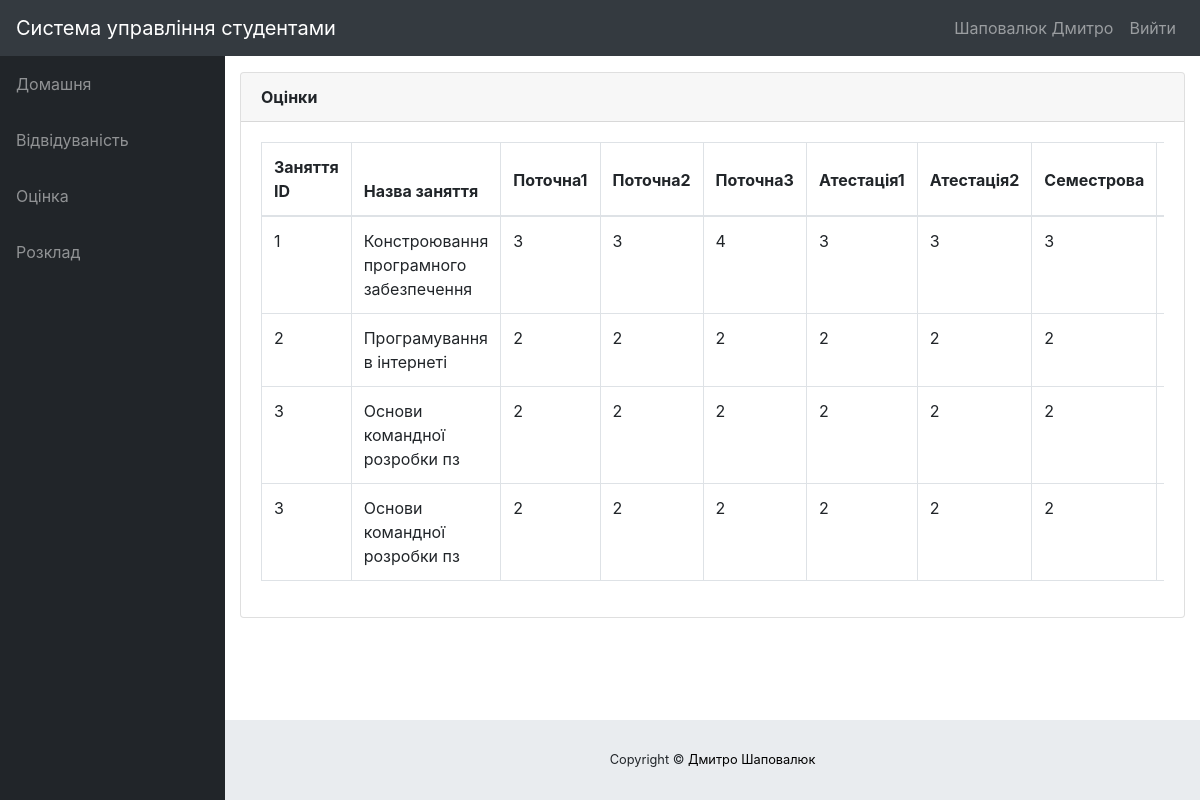
The page /info/student/1/marks_list/ (signed in) on the database its author committed.
### info/models.py (models this page shows, shortened)
class User(AbstractUser):
    @property
    def is_student(self):
        if hasattr(self, 'student'):
            return True
        return False

class Student(models.Model):
    user = models.OneToOneField(User, on_delete=models.CASCADE, null=True)
    class_id = models.ForeignKey(Class, on_delete=models.CASCADE, default=1)
    USN = models.CharField(primary_key='True', max_length=100)
    name = models.CharField(max_length=200)
    sex = models.CharField(max_length=50, choices=sex_choice, default='Male')
    DOB = models.DateField(default='1998-01-01')
    class Meta:
        verbose_name_plural = 'Студенти'

class StudentCourse(models.Model):
    student = models.ForeignKey(Student, on_delete=models.CASCADE)
    course = models.ForeignKey(Course, on_delete=models.CASCADE)
    class Meta:
        unique_together = (('student', 'course'),)
        verbose_name_plural = 'Оцінки'
    def get_cie(self):
        marks_list = self.marks_set.all()
        m = []
        for mk in marks_list[:5]:
            if mk.marks1 == 2:
                cie = 2
            else:
                m.append(mk.marks1)
                cie = sum(m[:5])/5
        return cie

class Course(models.Model):
    dept = models.ForeignKey(Dept, on_delete=models.CASCADE)
    id = models.CharField(primary_key='True', max_length=50)
    name = models.CharField(max_length=50)
    shortname = models.CharField(max_length=50, default='X')
    class Meta:
        verbose_name_plural = 'Предмети'

class Marks(models.Model):
    studentcourse = models.ForeignKey(StudentCourse, on_delete=models.CASCADE)
    name = models.CharField(max_length=50, choices=test_name, default='Поточна 1')
    marks1 = models.IntegerField(default=2, validators=[MinValueValidator(2), MaxValueValidator(5)])
    class Meta:
        unique_together = (('studentcourse', 'name'),)

### info/views.py (the view)
# urls.py: path('student/<slug:stud_id>/marks_list/', views.marks_list, name='marks_list'),
@login_required()
def marks_list(request, stud_id):
    stud = Student.objects.get(USN=stud_id,)
    ass_list = Assign.objects.filter(class_id_id=stud.class_id)
    sc_list = []
    for ass in ass_list:
        try:
            sc = StudentCourse.objects.get(student=stud, course=ass.course)
        except StudentCourse.DoesNotExist:
            sc = StudentCourse(student=stud, course=ass.course)
            sc.save()
            sc.marks_set.create(type='I', name='Поточна 1')
            sc.marks_set.create(type='I', name='Поточна 2')
            sc.marks_set.create(type='I', name='Поточна 1')
            sc.marks_set.create(type='E', name='Атестація 1')
            sc.marks_set.create(type='E', name='Атестація 2')
            sc.marks_set.create(type='S', name='Семестрова')
        sc_list.append(sc)
    return render(request, 'info/marks_list.html', {'sc_list': sc_list})

### info/templates/info/marks_list.html (shortened to what this page needs)
{% extends 'info/base.html' %}
    {% load static %}
    {% block content %}
                  <div class="card mb-3">
            <div class="card-header">
            <b>Оцінки</b></div>
            <div class="card-body">
              <div class="table-responsive">
                <table class="table table-bordered" id="dataTable" width="100%" cellspacing="0">
                  <thead>
                    <tr>
                        <th>Заняття ID</th>
                        <th>Назва заняття</th>
                        <th>Поточна1</th>
                        <th>Поточна2</th>
                        <th>Поточна3</th>
                        <th>Атестація1</th>
                        <th>Атестація2</th>
                        <th>Семестрова</th>
                        <th>Середній</th>
                    </tr>
                  </thead>
                  <tbody>
                    {% for sc in sc_list %}
                    <tr>
                        <td>{{ sc.course_id }}</td>
                        <td>{{sc.course.name}}</td>
                        {% for m in sc.marks_set.all %}
                            <td>{{ m.marks1 }}</td>
                        {% endfor %}
                        <th>{{ sc.get_cie }}</th>
                    </tr>
                    {% empty %}
                            <p>студент не має занять</p>
                    {% endfor %}
                  </tbody>
                </table>
              </div>
            </div>
          </div>
    {% endblock %}

### info/templates/info/base.html (shortened to what this page needs)
<!DOCTYPE html>
<html lang="en">
  <head>
      {% load static %}
    <link href="{% static '/info/style/style.css' %}" rel="stylesheet">
    <link href="{% static '/info/bootstrap/vendor/bootstrap/css/bootstrap.min.css' %}" rel="stylesheet">
    <link href="{% static '/info/bootstrap/vendor/datatables/dataTables.bootstrap4.css' %}" rel="stylesheet">
    <link href="{% static '/info/bootstrap/css/sb-admin.css' %}" rel="stylesheet">
  </head>
  <body id="page-top">
    <nav class="navbar navbar-expand navbar-dark bg-dark static-top">
      <a class="navbar-brand mr-1" href="{% url 'index' %}">Система управління студентами</a>
      <button class="btn btn-link btn-sm text-white order-1 order-sm-0" id="sidebarToggle" href="#">
      </button>
        <div class="collapse navbar-collapse" id="navbarResponsive">
          <ul class="navbar-nav ml-auto">
            <li class="nav-item">
                {% if request.user.is_student %}
                    <a class="nav-link text-capitalize">{{ request.user.student.name }}</a>
                {% elif request.user.is_teacher %}
                    <a class="nav-link text-capitalize">{{ request.user.teacher.name }}</a>
                {% endif %}
            </li>
            <li class="nav-item">
                <a class="nav-link" href="#" data-toggle="modal" data-target="#logoutModal">Вийти</a>
            </li>
          </ul>
        </div>
    </nav>
    <div id="wrapper">
      <ul class="sidebar navbar-nav">
            <li class="nav-item">
              <a class="nav-link" href="{% url 'index' %}">
                <span>Домашня</span>
              </a>
            </li>
        {% if request.user.is_student %}
            <li class="nav-item">
              <a class="nav-link" href="{% url 'attendance' request.user.student.USN %}">
                <span>Відвідуваність</span>
              </a>
            </li>
            <li class="nav-item">
              <a class="nav-link" href="{% url 'marks_list' request.user.student.USN %}">
                <span>Оцінка</span>
              </a>
            </li>
              <li class="nav-item">
              <a class="nav-link" href="{% url 'timetable' request.user.student.class_id_id %}">
                <span>Розклад</span>
              </a>
            </li>
        {% endif %}
      </ul>
      <div id="content-wrapper">
        <div class="container-fluid">
            {% block content %}
            {% endblock %}
        </div>
        <footer class="sticky-footer">
          <div class="container my-auto">
            <div class="copyright text-center my-auto">
              <span>Copyright © <a style="color: black;" href="https://www.instagram.com/d.shapovaliuk">Дмитро Шаповалюк</a></span>
            </div>
         </div>
        </footer>
      </div>
    </div>
  </body>
</html>

### info/static/info/style/style.css (style rules this page uses)
th[role=columnheader]:not(.no-sort) { cursor: pointer; }
th[role=columnheader]:not(.no-sort):after { content: ''; float: right; margin-top: 7px; border-width: 0 4px 4px; border-style: solid; border-color: #404040 transparent; visibility: hidden; opacity: 0; -ms-user-select: none; -webkit-user-select: none; -moz-user-select: none; user-select: none; }

### rows shown on the page
User: user.student.name "Шаповалюк Дмитро"
StudentCourse: course_id "1", course.name "Констроювання програмного забезпечення"
Marks: marks1 "3"
Marks: marks1 "3"
Marks: marks1 "4"
Marks: marks1 "3"
Marks: marks1 "3"
Marks: marks1 "3"
StudentCourse: course_id "2", course.name "Програмування в інтернеті"
Marks: marks1 "2"
Marks: marks1 "2"
Marks: marks1 "2"
Marks: marks1 "2"
Marks: marks1 "2"
Marks: marks1 "2"
StudentCourse: course_id "3", course.name "Основи командної розробки пз"
Marks: marks1 "2"
Marks: marks1 "2"
Marks: marks1 "2"
Marks: marks1 "2"
Marks: marks1 "2"
Marks: marks1 "2"
